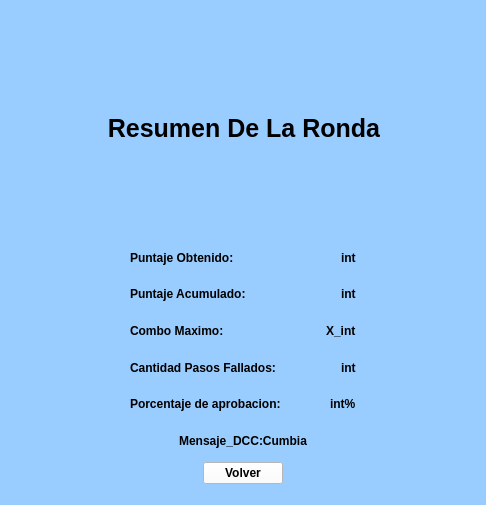
<?xml version="1.0" encoding="UTF-8"?>
<ui version="4.0">
 <class>Form</class>
 <widget class="QWidget" name="Form">
  <property name="geometry">
   <rect>
    <x>0</x>
    <y>0</y>
    <width>486</width>
    <height>505</height>
   </rect>
  </property>
  <property name="windowTitle">
   <string>Form</string>
  </property>
  <property name="layoutDirection">
   <enum>Qt::LeftToRight</enum>
  </property>
  <property name="styleSheet">
   <string notr="true">background-color: #99CCFF;
font-weight: bold;</string>
  </property>
  <layout class="QVBoxLayout" name="verticalLayout_3">
   <item>
    <spacer name="verticalSpacer">
     <property name="orientation">
      <enum>Qt::Vertical</enum>
     </property>
     <property name="sizeType">
      <enum>QSizePolicy::Fixed</enum>
     </property>
     <property name="sizeHint" stdset="0">
      <size>
       <width>10</width>
       <height>10</height>
      </size>
     </property>
    </spacer>
   </item>
   <item>
    <layout class="QVBoxLayout" name="verticalLayout_2">
     <item>
      <layout class="QHBoxLayout" name="horizontalLayout_9">
       <item>
        <spacer name="horizontalSpacer_6">
         <property name="orientation">
          <enum>Qt::Horizontal</enum>
         </property>
         <property name="sizeHint" stdset="0">
          <size>
           <width>40</width>
           <height>20</height>
          </size>
         </property>
        </spacer>
       </item>
       <item>
        <widget class="QLabel" name="label">
         <property name="styleSheet">
          <string notr="true">font-weight: bold;
font-size: 25px;</string>
         </property>
         <property name="text">
          <string>Resumen De La Ronda</string>
         </property>
         <property name="alignment">
          <set>Qt::AlignRight|Qt::AlignTrailing|Qt::AlignVCenter</set>
         </property>
        </widget>
       </item>
       <item>
        <spacer name="horizontalSpacer_7">
         <property name="orientation">
          <enum>Qt::Horizontal</enum>
         </property>
         <property name="sizeHint" stdset="0">
          <size>
           <width>40</width>
           <height>20</height>
          </size>
         </property>
        </spacer>
       </item>
      </layout>
     </item>
     <item>
      <layout class="QHBoxLayout" name="horizontalLayout">
       <item>
        <spacer name="horizontalSpacer_12">
         <property name="orientation">
          <enum>Qt::Horizontal</enum>
         </property>
         <property name="sizeHint" stdset="0">
          <size>
           <width>40</width>
           <height>20</height>
          </size>
         </property>
        </spacer>
       </item>
       <item>
        <layout class="QVBoxLayout" name="verticalLayout">
         <item>
          <layout class="QHBoxLayout" name="horizontalLayout_15">
           <item>
            <layout class="QHBoxLayout" name="horizontalLayout_6">
             <item>
              <widget class="QLabel" name="label_12">
               <property name="text">
                <string>Puntaje Obtenido: </string>
               </property>
              </widget>
             </item>
             <item>
              <spacer name="horizontalSpacer">
               <property name="orientation">
                <enum>Qt::Horizontal</enum>
               </property>
               <property name="sizeHint" stdset="0">
                <size>
                 <width>40</width>
                 <height>20</height>
                </size>
               </property>
              </spacer>
             </item>
             <item>
              <widget class="QLabel" name="label_puntaje_obtenido">
               <property name="text">
                <string>int</string>
               </property>
              </widget>
             </item>
            </layout>
           </item>
          </layout>
         </item>
         <item>
          <layout class="QHBoxLayout" name="horizontalLayout_14">
           <item>
            <layout class="QHBoxLayout" name="horizontalLayout_5">
             <item>
              <widget class="QLabel" name="label_7">
               <property name="text">
                <string>Puntaje Acumulado: </string>
               </property>
              </widget>
             </item>
             <item>
              <spacer name="horizontalSpacer_2">
               <property name="orientation">
                <enum>Qt::Horizontal</enum>
               </property>
               <property name="sizeHint" stdset="0">
                <size>
                 <width>40</width>
                 <height>20</height>
                </size>
               </property>
              </spacer>
             </item>
             <item>
              <widget class="QLabel" name="label_puntaje_acumulado">
               <property name="text">
                <string>int</string>
               </property>
              </widget>
             </item>
            </layout>
           </item>
          </layout>
         </item>
         <item>
          <layout class="QHBoxLayout" name="horizontalLayout_13">
           <item>
            <layout class="QHBoxLayout" name="horizontalLayout_4">
             <item>
              <widget class="QLabel" name="label_8">
               <property name="text">
                <string>Combo Maximo: </string>
               </property>
              </widget>
             </item>
             <item>
              <spacer name="horizontalSpacer_3">
               <property name="orientation">
                <enum>Qt::Horizontal</enum>
               </property>
               <property name="sizeHint" stdset="0">
                <size>
                 <width>40</width>
                 <height>20</height>
                </size>
               </property>
              </spacer>
             </item>
             <item>
              <widget class="QLabel" name="label_combo_maximo">
               <property name="text">
                <string>X_int</string>
               </property>
              </widget>
             </item>
            </layout>
           </item>
          </layout>
         </item>
         <item>
          <layout class="QHBoxLayout" name="horizontalLayout_12">
           <item>
            <layout class="QHBoxLayout" name="horizontalLayout_3">
             <item>
              <widget class="QLabel" name="label_9">
               <property name="text">
                <string>Cantidad Pasos Fallados: </string>
               </property>
              </widget>
             </item>
             <item>
              <spacer name="horizontalSpacer_4">
               <property name="orientation">
                <enum>Qt::Horizontal</enum>
               </property>
               <property name="sizeHint" stdset="0">
                <size>
                 <width>40</width>
                 <height>20</height>
                </size>
               </property>
              </spacer>
             </item>
             <item>
              <widget class="QLabel" name="label_cantidad_pasos_fallados">
               <property name="text">
                <string>int</string>
               </property>
              </widget>
             </item>
            </layout>
           </item>
          </layout>
         </item>
         <item>
          <layout class="QHBoxLayout" name="horizontalLayout_10">
           <item>
            <layout class="QHBoxLayout" name="horizontalLayout_11">
             <item>
              <widget class="QLabel" name="label_10">
               <property name="text">
                <string>Porcentaje de aprobacion: </string>
               </property>
              </widget>
             </item>
             <item>
              <spacer name="horizontalSpacer_5">
               <property name="orientation">
                <enum>Qt::Horizontal</enum>
               </property>
               <property name="sizeHint" stdset="0">
                <size>
                 <width>40</width>
                 <height>20</height>
                </size>
               </property>
              </spacer>
             </item>
             <item>
              <widget class="QLabel" name="label_aprobacion">
               <property name="text">
                <string>int%</string>
               </property>
              </widget>
             </item>
            </layout>
           </item>
          </layout>
         </item>
         <item>
          <layout class="QHBoxLayout" name="horizontalLayout_16">
           <item>
            <widget class="QLabel" name="label_mensaje_final">
             <property name="text">
              <string>Mensaje_DCC:Cumbia</string>
             </property>
             <property name="alignment">
              <set>Qt::AlignCenter</set>
             </property>
            </widget>
           </item>
          </layout>
         </item>
        </layout>
       </item>
       <item>
        <spacer name="horizontalSpacer_11">
         <property name="orientation">
          <enum>Qt::Horizontal</enum>
         </property>
         <property name="sizeHint" stdset="0">
          <size>
           <width>40</width>
           <height>20</height>
          </size>
         </property>
        </spacer>
       </item>
      </layout>
     </item>
     <item>
      <layout class="QHBoxLayout" name="horizontalLayout_8">
       <item>
        <spacer name="horizontalSpacer_8">
         <property name="orientation">
          <enum>Qt::Horizontal</enum>
         </property>
         <property name="sizeHint" stdset="0">
          <size>
           <width>40</width>
           <height>20</height>
          </size>
         </property>
        </spacer>
       </item>
       <item>
        <widget class="QPushButton" name="boton_volver">
         <property name="styleSheet">
          <string notr="true">background-color: white;
font-weight: bold;
</string>
         </property>
         <property name="text">
          <string>Volver</string>
         </property>
        </widget>
       </item>
       <item>
        <spacer name="horizontalSpacer_9">
         <property name="orientation">
          <enum>Qt::Horizontal</enum>
         </property>
         <property name="sizeHint" stdset="0">
          <size>
           <width>40</width>
           <height>20</height>
          </size>
         </property>
        </spacer>
       </item>
      </layout>
     </item>
    </layout>
   </item>
   <item>
    <spacer name="verticalSpacer_2">
     <property name="orientation">
      <enum>Qt::Vertical</enum>
     </property>
     <property name="sizeType">
      <enum>QSizePolicy::Fixed</enum>
     </property>
     <property name="sizeHint" stdset="0">
      <size>
       <width>20</width>
       <height>10</height>
      </size>
     </property>
    </spacer>
   </item>
  </layout>
 </widget>
 <resources/>
 <connections/>
</ui>
